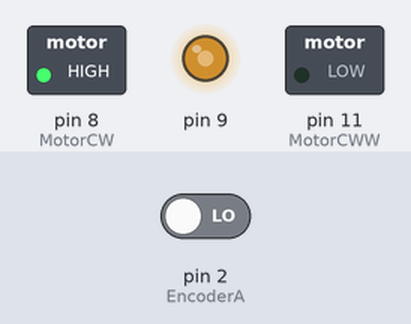
A sketch run on a simulated Arduino Uno, built with avr-gcc and run on an emulated ATmega328P. Shown: switched loads named in the sketch (green lamp = pin HIGH), output pins drawn as LEDs (lit = HIGH). The test bench sets the inputs (shaded band); at power-on: pin 2 (EncoderA) LOW. What the sketch prints to the serial monitor is not drawn.

Above: at 0.1 s.
Timing chart, 0 to 1.6 s (numbered marks = the images above):
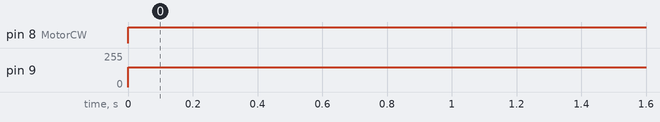

Measured:
- by itself, pin 8 (MotorCW): LOW → HIGH at 0.00 s
- by itself, pin 9: 0/255 → 150/255 at 0.00 s

The sketch:

MotorEncoder.ino
```cpp
#define EncoderA 2
#define EncoderB 3
#define MotorCW 8
#define MotorCWW 11
int Setpoint=10000;
int temp=0;
int PV=0;

void setup() {
  Serial.begin(9600);
  pinMode(EncoderA, INPUT);

  pinMode(EncoderB, INPUT);

  pinMode(MotorCW, OUTPUT);
  pinMode(MotorCWW, OUTPUT);
  pinMode(9, OUTPUT);
  attachInterrupt(0, doEncoderA, RISING);
 Serial.println("Start");

  // put your setup code here, to run once:

}


void loop() {

    digitalWrite(MotorCW, HIGH);
    digitalWrite(MotorCWW, LOW);
    analogWrite(9, 150);
    Serial.println(PV);


}

void doEncoderA() {

  if (digitalRead(EncoderA) == HIGH) {


    if (digitalRead(EncoderB) == LOW) {
      PV = PV + 1;         // CW
    }
    else {
      PV = PV - 1;         // CCW
    }
  }

  else
  {

    if (digitalRead(EncoderB) == HIGH) {
      PV = PV + 1;          // CW
    }
    else {
      PV = PV - 1;          // CCW
    }
  }

}
```
